Frame 1 (no input): blank canvas, image omitted
Frame 60 (no input): blank canvas, image omitted
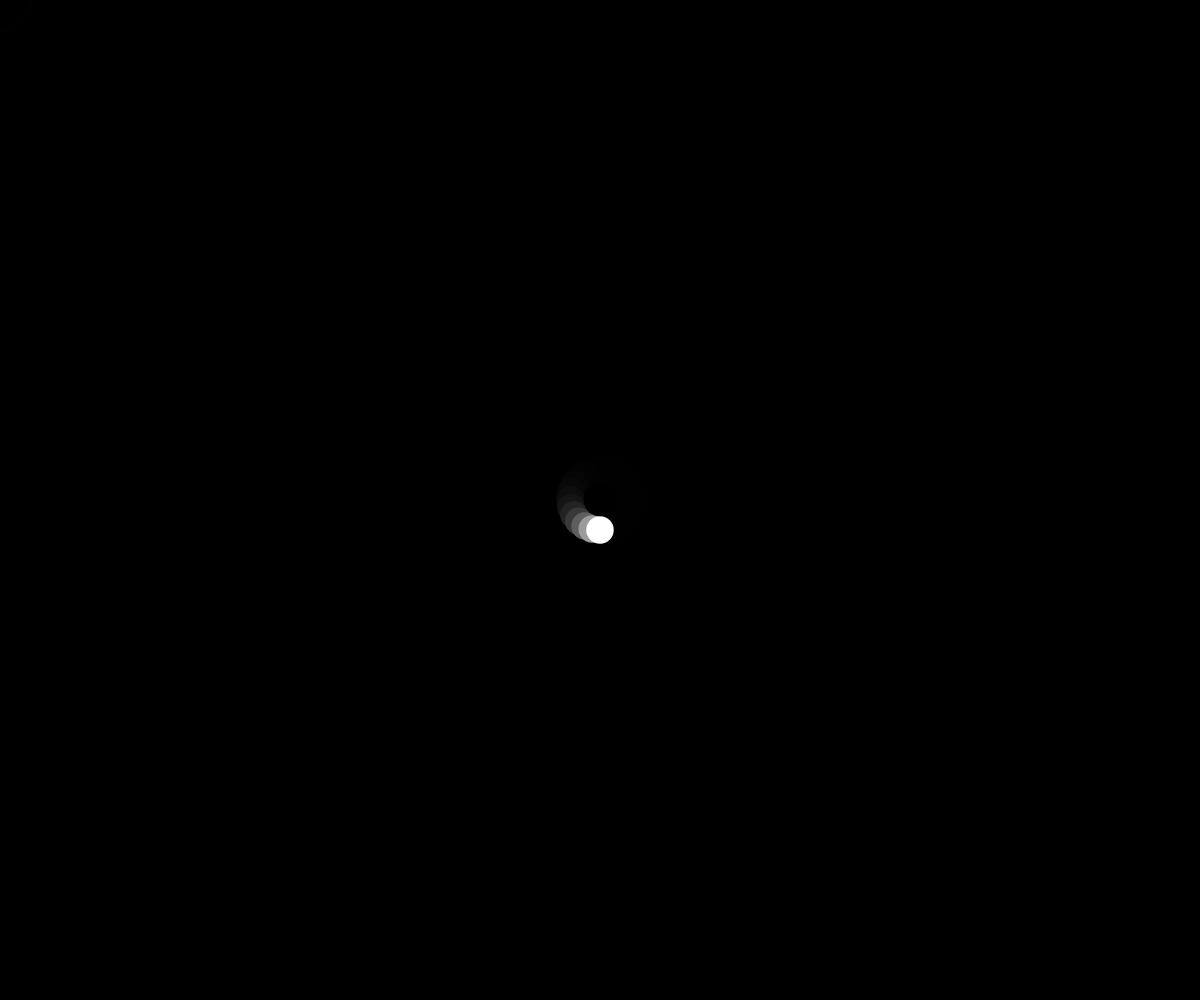
Frame 120 (the mouse pressed at the canvas centre since frame 60)

The p5.js sketch whose frames 1 and 60 were blank and that drew this single picture after the mouse press (run headless with seeded random() and noise() and a simulated clock; from frame 60 on, the mouse is pressed at the canvas centre):

// p5.js sketch
// ── sketch.js
// this code somewhat resembles the demo shown on Canvas, but isn't 100% similar

function setup() {
  createCanvas(windowWidth, windowHeight);
  angleMode("degrees");
}

function draw() {
  background(0, 100);
  let circleSize = map(mouseY, 0, height, 5, 50)
  let orbitSize = 30
  let speedMultiplier = map(mouseX, 0, width, 10, 20)
  let angle = (frameCount % 360)*speedMultiplier

  let x = mouseX + orbitSize * sin(angle);
  let y = mouseY + orbitSize * cos(angle);
  
  noStroke();
  circle(x, y, circleSize);
}
